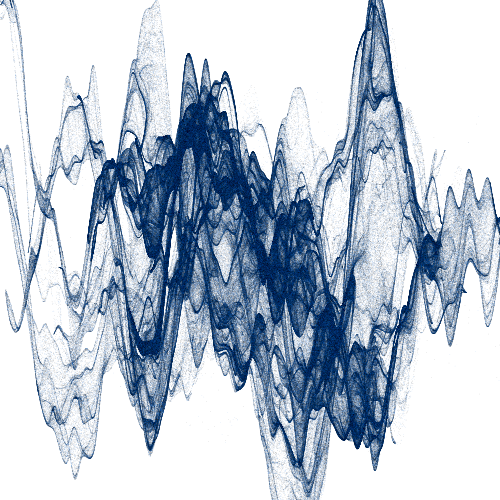
Frame 1 (no input)
Frame 60 (no input): identical to frame 1, image omitted
Frame 120 (the mouse pressed at the canvas centre since frame 60): identical to frame 1, image omitted

The p5.js sketch that drew this single still picture (run headless with seeded random() and noise() and a simulated clock; from frame 60 on, the mouse is pressed at the canvas centre):

// p5.js sketch
// ── sketch.js
function setup() {
  createCanvas(500, 500);
  background(255);
  stroke(0, 100);
  const color_pat = ['#1C6DD0', '#000000'];
  strokeWeight(0.5);

  const noise_scale = 10;
  const loop_num = 3000;
  const point_num = 1000;
  const scale_x = width * 1.5;
  const scale_y = height * 1.5;

  for (let i = 0; i < loop_num; i++) {
    let x = random(-1, 1)
    let y = random(-1, 1)
    stroke(random(color_pat) + '60'); // 60は透明度
    for (let j = 0; j < point_num; j++) {
        x = (noise(x * noise_scale, y * noise_scale) - 1/8)     
        y = (noise(x * noise_scale, y * noise_scale) - 1/8)      
        point(scale_x * x, scale_y * y)
    }
  }
}

function draw() {
}
// ── compare_noise.html
<html>
<head>
  <script src="https://cdn.jsdelivr.net/npm/p5@1.4.0/lib/p5.min.js"></script>
  <script src="https://unpkg.com/p5.createloop@0.2.8/dist/p5.createloop.js"></script>

</head>
<style>
html, body {
  margin: 0;
  padding: 0;
}
body {
  overflow: hidden;
  background: #292a33;
}
</style>
<body>
</body>
<script>
/**
 * noise() で遊ぼう！ 前編
 * いかにも 2次元ノイズな図
 * 
 * @author @deconbatch
 * @version 0.1
 * @license CC0 1.0 https://creativecommons.org/publicdomain/zero/1.0/deed.ja
 * 2020.10.31
 */

 function setup() {
	  createCanvas(500, 500);
	  background(0);
    createLoop({duration:20, gif:true})
  }

  let dotX = 0
  let dotY = 50
  let noiseX = 0
  let noiseY = 200
  let randVal = 0
  let range = 100

  let noiseVar = 1
  let noiseScale = 0.02

  function draw() {
    stroke(255);
    // random
    randVal = random() * range - range / 2 // yの幅を100にする, 幅の半分分ずらす
    point(dotX, dotY + randVal)
    
    // noise 0.02 
    noiseScale = 0.02
    let noiseVal = noise(noiseVar * noiseScale) * range - range / 2
    point(dotX, dotY + 100 + noiseVal)

    // noise 0.05
    noiseScale = 0.05
    let noiseVal2 = noise(noiseVar * noiseScale) * range - range / 2
    point(dotX, dotY + 200 + noiseVal2)

    // noise 0.2
    noiseScale = 0.2
    let noiseVal3 = noise(noiseVar * noiseScale) * range - range / 2
    point(dotX, dotY + 300 + noiseVal3)
    
    // noise 0.5
    noiseScale = 0.5
    let noiseVal4 = noise(noiseVar * noiseScale) * range - range / 2
    point(dotX, dotY + 400 + noiseVal4)
    
    dotX += 1
    noiseVar += 1
    if (dotX > width) dotX = 0

  }
</script>
</html>

// ── point_and_noise.html
<html>
<head>
  <script src="https://cdn.jsdelivr.net/npm/p5@1.4.0/lib/p5.min.js"></script>
  <style>
  html, body {
    margin: 0;
    padding: 0;
  }
  body {
    overflow: hidden;
    background: #292a33;
  }
  </style>
  <script>
  function setup() {
    createCanvas(500, 500);
    background(255);
    stroke(0, 100);
    const color_pat = ['#1C6DD0', '#000000'];
    strokeWeight(0.5);

    const noise_scale = 10;
    const loop_num = 3000;
    const point_num = 1000;
    const scale_x = width * 1.5;
    const scale_y = height * 1.5;

    for (let i = 0; i < loop_num; i++) {
      let x = random(-1, 1)
      let y = random(-1, 1)
      stroke(random(color_pat) + '60'); // 60は透明度
      for (let j = 0; j < point_num; j++) {
          x = (noise(x * noise_scale, y * noise_scale) - 1/8)     
          y = (noise(x * noise_scale, y * noise_scale) - 1/8)      
          point(scale_x * x, scale_y * y)
      }
    }
  }

  function draw() {
  }
  </script>
</head>
<style>
// ── point_around_circle.html


<html>
<head>
<script src="https://cdn.jsdelivr.net/npm/p5@1.4.0/lib/p5.min.js"></script>
<style>
html, body {
  margin: 0;
  padding: 0;
}
body {
  overflow: hidden;
  background: #292a33;
}
</style>
<script>
  let angle = 0;

  function setup() {
    createCanvas(500, 500);
    background(140);
    strokeWeight(8)
    for(let i = 0; i <= 5; i++) {
      for(let j = 0; j <= 5; j++) {
          point(100 * i, 100 * j)
      }
    }
  }

  function draw(){
    let x = 100
    let y = 400
    drawCircle(x, y);
    stroke('red');
    point(x, y)
  }

  function drawCircle(a,b) {
    stroke(0);
    strokeWeight(3)
    let x = map(cos(angle), -1, 1, a, b);
    let y = map(sin(angle), -1, 1, a, b);
    point(x, y);
    angle += 1;
  }
</script>
</head>

// ── rect_noise.html
<html>
<head>
  <script src="https://cdn.jsdelivr.net/npm/p5@1.4.0/lib/p5.min.js"></script>
</head>
<style>
html, body {
  margin: 0;
  padding: 0;
}
body {
  overflow: hidden;
  background: #292a33;
}
</style>
<body>
</body>
<script>
/**
 * noise() で遊ぼう！ 前編
 * いかにも 2次元ノイズな図
 * 
 * @author @deconbatch
 * @version 0.1
 * @license CC0 1.0 https://creativecommons.org/publicdomain/zero/1.0/deed.ja
 * 2020.10.31
 */

 function setup() {
	createCanvas(500, 500);
	colorMode(HSB, 360.0, 100.0, 100.0, 100.0);
	noLoop();

	background(0.0, 0.0, 90.0, 100.0);
	fill(220.0, 90.0, 60.0, 100.0);
	stroke(40.0, 60.0, 90.0, 100.0);
	strokeWeight(5.0);
}

function draw() {
	const divX = 16;
	const divY = 16;
	const w = width / divX;
	const h = height / divY;

	for (let i = 0; i < divX; i++) {
		let x = i * w;
		for (let j = 0; j < divY; j++) {
			let y = j * h;
			let s = noise(x * 0.005, y * 0.005);
      let ws = w * s;
      let hs = h * s;
      // console.log({s, ws, hs});
			rect(x, y, w * s, h * s); // s = noiseのパターン
		}
	}
}
</script>
</html>
